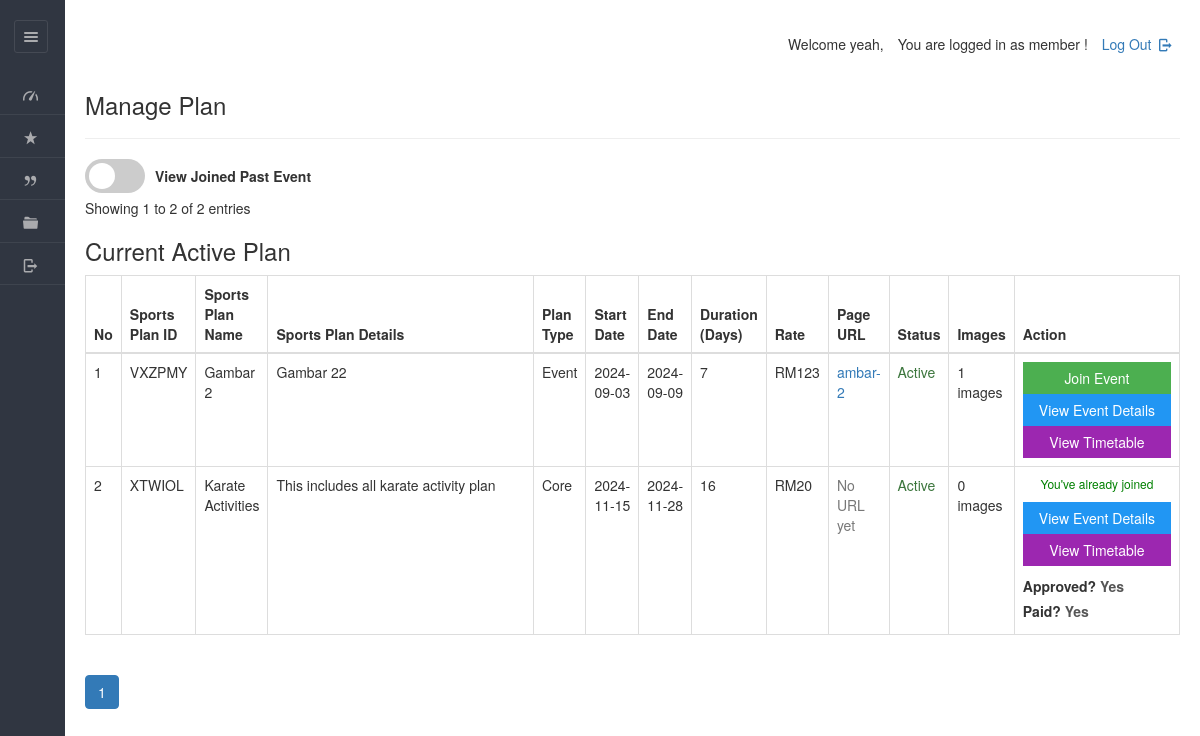
The app's page /dashboard/member/view_plan.php (signed in) with its own data.
### tables this page shows
CREATE TABLE IF NOT EXISTS `plan` (
  `planid` varchar(8) NOT NULL,
  `tid` varchar(45) DEFAULT NULL,
  `planName` varchar(20) NOT NULL,
  `description` varchar(200) NOT NULL,
  `planType` varchar(50) NOT NULL,
  `startDate` varchar(50) NOT NULL,
  `endDate` varchar(50) NOT NULL,
  `duration` int NOT NULL,
  `validity` varchar(20) NOT NULL DEFAULT 'Lifetime',
  `amount` int DEFAULT '0',
  `active` varchar(255) NOT NULL,
  PRIMARY KEY (`planid`),
  KEY `idx_plan_name` (`planName`),
  KEY `idx_plan_type` (`planType`),
  KEY `idx_description` (`description`),
  KEY `idx_active` (`active`)
);

CREATE TABLE IF NOT EXISTS `enrolls_to` (
  `et_id` int NOT NULL AUTO_INCREMENT,
  `planid` varchar(8) NOT NULL,
  `userid` varchar(20) NOT NULL,
  `paid_date` varchar(40) DEFAULT NULL,
  `expire` varchar(40) DEFAULT NULL,
  `hasPaid` varchar(5) NOT NULL DEFAULT 'no',
  `hasApproved` varchar(5) DEFAULT NULL,
  `receiptIMG` varchar(100) DEFAULT NULL,
  PRIMARY KEY (`et_id`)
);

### dashboard/member/view_plan.php (the view, shortened to what this page needs)
<!DOCTYPE html>
<html lang="en">
<head>
    <link rel="stylesheet" href="../../css/style.css"  id="style-resource-5">
    <link rel="stylesheet" href="../../css/dashMain.css">
    <link rel="stylesheet" type="text/css" href="../../css/entypo.css">
	<link href="a1style.css" rel="stylesheet" type="text/css">
	<link rel="stylesheet" href="https://maxcdn.bootstrapcdn.com/bootstrap/3.4.1/css/bootstrap.min.css">
	<link rel="stylesheet" href="../../css/dashboard/sidebar.css">
</head>
     <body class="page-body  page-fade" onload="collapseSidebar()">
    	<div class="page-container sidebar-collapsed" id="navbarcollapse">
		<div class="sidebar-menu">
			<header class="logo-env">
					<div class="sidebar-collapse" onclick="collapseSidebar()">
				<a href="#" class="sidebar-collapse-icon with-animation">
					<i class="entypo-menu"></i>
				</a>
			</div>
			</header>
    		<?php include('nav.php'); ?>
    	</div>
    		<div class="main-content">
				<div class="row">
					<div class="col-md-6 col-sm-8 clearfix">
					</div>
					<div class="col-md-6 col-sm-4 clearfix hidden-xs">
						<ul class="list-inline links-list pull-right">
							<li>
								<a href="logout.php">
									Log Out <i class="entypo-logout right"></i>
								</a>
							</li>
						</ul>
					</div>
				</div>
		<h3>Manage Plan</h3>
		<hr />
<?php
$records_per_page = 10;
$page = isset($_GET['page']) ? (int)$_GET['page'] : 1;
$offset = ($page - 1) * $records_per_page;
$search_term = isset($_GET['search']) ? mysqli_real_escape_string($con, $_GET['search']) : '';
$search_column = isset($_GET['search_column']) ? $_GET['search_column'] : 'planName';
$show_inactive = isset($_GET['show_inactive']) ? $_GET['show_inactive'] : 'no';
$count_query = "SELECT COUNT(DISTINCT p.planid) as total FROM plan p ";
$where_conditions = [];
if ($show_inactive !== 'yes') {
    $where_conditions[] = "p.active='yes'";
}
if (!empty($where_conditions)) {
    $where_clause = "WHERE " . implode(' AND ', $where_conditions);
    $count_query .= $where_clause;
}
$total_records_result = mysqli_query($con, $count_query);
$total_records = mysqli_fetch_assoc($total_records_result)['total'];
$total_pages = ceil($total_records / $records_per_page);
?>
<?php
$show_inactive = isset($_GET['show_inactive']) ? $_GET['show_inactive'] : 'no';
$query = "SELECT DISTINCT p.planid, p.planName, p.description, p.planType, p.startDate, p.endDate,
          p.duration, p.amount, p.active, pp.slug,
          (SELECT COUNT(*) FROM images i WHERE i.planid = p.planid) as image_count,
          (SELECT slug FROM plan_pages WHERE planid = p.planid LIMIT 1) as page_slug,
          st.tname, td.day_number, td.activities, st.tid
          FROM plan p
          LEFT JOIN plan_pages pp ON p.planid = pp.planid
          LEFT JOIN sports_timetable st ON p.planid = st.planid
          LEFT JOIN timetable_days td ON st.tid = td.tid ";
$where_conditions = [];
if ($show_inactive !== 'yes') {
    $where_conditions[] = "p.active='yes'";
}
if (!empty($where_conditions)) {
    $query .= "WHERE " . implode(" AND ", $where_conditions) . " ";
}
$query .= " GROUP BY p.planid ORDER BY p.active DESC, p.amount DESC";
$result = mysqli_query($con, $query);
$sno = 1;
?>
<div class="mb-3">
    <form method="GET" class="form-inline" id="filterForm" style="display: flex; align-items: center; gap: 10px;">
<form id="filterForm" action="your_page.php" method="get">
    <label class="switch">
        <span class="slider round"></span>
    </label>
        <label>View Joined Past Event</label>
    </form>
</div>
<div class="mb-3">
    Showing <?php echo $offset + 1; ?> to <?php echo min($offset + $records_per_page, $total_records); ?>
    of <?php echo $total_records; ?> entries
</div>
    <h3 style="margin-right: 20px;">Current Active Plan</h3>
<table class="table table-bordered datatable" id="table-1" border="1">
    <thead>
        <tr>
            <th onclick="sortTable(0)">No</th>
            <th onclick="sortTable(1)">Sports Plan ID</th>
            <th onclick="sortTable(2)">Sports Plan Name</th>
            <th onclick="sortTable(3)">Sports Plan Details</th>
            <th onclick="sortTable(4)">Plan Type</th>
            <th onclick="sortTable(5)">Start Date</th>
            <th onclick="sortTable(6)">End Date</th>
            <th onclick="sortTable(7)">Duration (Days)</th>
            <th onclick="sortTable(8)">Rate</th>
            <th onclick="sortTable(9)">Page URL</th>
            <th onclick="sortTable(10)">Status</th>
            <th onclick="sortTable(11)">Images</th>
            <th>Action</th>
        </tr>
    </thead>
    <tbody>
        <?php
            $userid = $_SESSION['userid'];
            if (mysqli_affected_rows($con) != 0) {
                while ($row = mysqli_fetch_array($result, MYSQLI_ASSOC)) {
                    $msgid = $row['planid'];
                    $tid = $row['tid'];
                    $status_class = $row['active'] === 'yes' ? 'text-success' : 'text-danger';
                    $status_text = $row['active'] === 'yes' ? 'Active' : 'Inactive';
                    $check_query = "SELECT * FROM enrolls_to WHERE userid = '$userid' AND planid = '$msgid'";
                    $check_result = mysqli_query($con, $check_query);
                    $isPaid = "Not Yet";
                    $isApproved = "no";
                    $isJoined = false;
                    if ($enrollment = mysqli_fetch_assoc($check_result)) {
                        $isPaid = $enrollment['hasPaid'] === 'yes' ? 'Yes' : 'no';
                        $isApproved = $enrollment['hasApproved'] === 'yes' ? 'Yes' : 'Wait Manager approval';
                        $isJoined = true;
                    }
                    echo "<tr>";
                    echo "<td>" . $sno . "</td>";
                    echo "<td>" . $row['planid'] . "</td>";
                    echo "<td>" . $row['planName'] . "</td>";
                    echo "<td width='380'>" . $row['description'] . "</td>";
                    echo "<td>" . $row['planType'] . "</td>";
                    echo "<td>" . date('Y-m-d', strtotime($row['startDate'])) . "</td>";
                    echo "<td>" . date('Y-m-d', strtotime($row['endDate'])) . "</td>";
                    echo "<td>" . $row['duration'] . "</td>";
                    echo "<td>RM" . $row['amount'] . "</td>";
                    if ($row['page_slug']) {
                        $url_status = $row['active'] === 'yes' ? '' : ' (Inactive)';
                        echo "<td><a href='../../plans/" . $row['page_slug'] . "' target='_blank'>" .
                             $row['page_slug'] . $url_status . "</a></td>";
                    } else {
                        echo "<td><span class='text-muted'>No URL yet</span></td>";
                    }
                    echo "<td class='" . $status_class . "'>" . $status_text . "</td>";
                    echo "<td>" . $row['image_count'] . " images</td>";
                    echo "<td>";
                    if ($row['active'] === 'yes') {
                        if (mysqli_num_rows($check_result) > 0) {
                            $hasPaid = $enrollment['hasPaid'];
                            if ($hasPaid === 'yes') {
                                echo '<p style="color:green; width:100%; text-align:center;">You\'ve already joined</p>';
                            } else {
                                echo '<form action="unjoin_plan.php" method="POST">
                                        <input type="hidden" name="planid" value="' . $msgid . '"/>
                                        <input type="hidden" name="userid" value="' . $userid . '"/>
                                        <input type="submit" class="a1-btn a1-red" style="width:100%" value="Unjoin">
                                      </form>';
                            }
                        } else {
                            echo '<form action="join_plan.php" method="POST">
                                    <input type="hidden" name="planid" value="' . $msgid . '"/>
                                    <input type="hidden" name="userid" value="' . $userid . '"/>
                                    <input type="submit" class="a1-btn a1-green" style="width:100%" value="Join Event">
                                  </form>';
                        }
                    }
                    if (!empty($tid)) {
                        echo '<a href="../../dashboard/admin/timetable_detail.php?id=' . $tid . '&planid=' . $row['planid'] . '">
                                <input type="button" class="a1-btn a1-blue" style="width:100%" value="View Event Details">
                            </a>';
                        echo '<a href="../../dashboard/admin/timetable_detail.php?id=' . $tid . '&planid=' . $row['planid'] . '&scroll=1#timetable-details">
                                <input type="button" class="a1-btn a1-purple" style="width:100%" value="View Timetable">
                            </a>';
                    } else {
                        echo "<span class='text-muted'>No Timetable</span>";
                    }
                    if ($isJoined) {
                        echo "<div class='status-messages'>";
                        echo "<p><strong>Approved?</strong> <span class='status-text'>" . $isApproved . "</span></p>";
echo "<p><strong>Paid?</strong> <span class='status-text'>" . $isPaid . "</span>";
echo "</p>";
                        echo "</div>";
                    }
                    echo "</td>";
                    $sno++;
                }
            } else {
                echo "<tr><td colspan='14' class='text-center'>No records found</td></tr>";
            }
        ?>
    </tbody>
</table>
<nav aria-label="Page navigation">
    <ul class="pagination justify-content-center">
        <?php
        $start_page = max(1, $page - 2);
        $end_page = min($total_pages, $page + 2);
        for ($i = $start_page; $i <= $end_page; $i++): ?>
            <li class="page-item <?php echo $i === $page ? 'active' : ''; ?>">
                <a class="page-link" href="?page=<?php echo $i; ?>&search=<?php echo urlencode($search_term); ?>&search_column=<?php echo urlencode($search_column); ?>&show_inactive=<?php echo urlencode($show_inactive); ?>"><?php echo $i; ?></a>
            </li>
        <?php endfor; ?>
    </ul>
</nav>
    	</div>
    </body>
</html>

### css/style.css (style rules this page uses)
html { font-size: 62.5%; font-family: sans-serif; }
div { display: block; }
body { font-family: "Noto Sans", sans-serif, "Helvetica Neue", Helvetica, Arial, sans-serif; font-size: 12px; line-height: 1.428571429; display: block; margin: 0; }
*, *:before, *:after { box-sizing: border-box; }
a { text-decoration: none; background: transparent; }
p { margin: 0 0 8.5px; font-size: 12px; }
p { display: block; }
input, button, select, textarea { font-family: inherit; font-size: inherit; line-height: inherit; }
button, input { line-height: normal; }
button, input, select, textarea { font-family: inherit; font-size: 100%; margin: 0; }
input { background-color: white; cursor: text; padding: 1px; border-width: 2px; border-style: inset; border-color: initial; border-image: initial; }
input, textarea, select, button { text-rendering: auto; color: initial; letter-spacing: normal; word-spacing: normal; text-transform: none; text-indent: 0px; text-shadow: none; display: inline-block; text-align: start; margin: 0em; font: 400 13.3333px Arial; }
button, html input[type="button"], input[type="reset"], input[type="submit"] { cursor: pointer; }
a { color: #373e4a; text-decoration: none; }
a { background: transparent; }
a { color: #373e4a; }
.page-container { position: relative; padding-left: 280px; }
.page-container .sidebar-menu { position: absolute; width: 280px; top: 0; left: 0; bottom: 0; background: #303641; color: #aaabae; z-index: 1; min-height: 796px; box-sizing: border-box; }
.page-container .sidebar-menu .logo-env { width: 100%; padding: 35px; padding-bottom: 10px; box-sizing: border-box; }
.page-container.sidebar-collapsed { padding-left: 65px; }
.page-container.sidebar-collapsed .sidebar-menu { z-index: 4; width: 65px; }
.page-container.sidebar-collapsed .sidebar-menu .logo-env { display: block; padding: 20px; }
.page-container .sidebar-menu .logo-env:before, .page-container .sidebar-menu .logo-env:after { content: " "; display: table; }
.page-container .sidebar-menu .logo-env > div { display: block; vertical-align: middle; white-space: nowrap; float: left; }
.page-container .sidebar-menu .logo-env > div > a { display: inline-block; color: #aaabae; }
.page-container.sidebar-collapsed .sidebar-menu .logo-env > div.sidebar-collapse { display: block; padding: 0; left: 3px; }
.page-container .sidebar-menu .logo-env > div.sidebar-collapse, .page-container .sidebar-menu .logo-env > div.sidebar-mobile-menu { position: relative; float: right; }
.page-container .sidebar-menu .logo-env > div.sidebar-collapse a, .page-container .sidebar-menu .logo-env > div.sidebar-mobile-menu a { display: inline-block; border: 1px solid #454a54; text-align: center; padding: 0; line-height: 1; font-size: 20px; font-weight: 300; padding: 5px 2px; background-clip: padding-box; border-radius: 3px; transition: all 200ms ease-in-out; }
.page-container .sidebar-menu .logo-env:after { clear: both; }
ul, ol { margin-top: 0; margin-bottom: 8.5px; }
ul, menu, dir { display: block; list-style-type: disc; }
li { display: list-item; }
i, cite, em, var, address, dfn { font-style: italic; }

### css/entypo.css (style rules this page uses)
[class^="entypo-"]:before, [class*=" entypo-"]:before { font-family: "entypo"; font-style: normal; font-weight: normal; speak: none; display: inline-block; text-decoration: inherit; width: 1em; margin-right: .2em; text-align: center; font-variant: normal; text-transform: none; line-height: 1em; margin-left: .2em; }
.entypo-menu:before { content: '\e811'; }
.entypo-logout:before { content: '\e85d'; }

### css/dashboard/sidebar.css (style rules this page uses)
.page-container { display: flex; min-height: 100vh; }
.sidebar-menu { width: 250px; background-color: #2b303a; color: #ffffff; }
.main-content { flex-grow: 1; padding: 20px; }

### dashboard/member/view_plan.php (style rules this page uses)
th { cursor: pointer; }
.switch { position: relative; display: inline-block; width: 60px; height: 34px; }
.slider { position: absolute; cursor: pointer; top: 0; left: 0; right: 0; bottom: 0; background-color: #ccc; -webkit-transition: .4s; transition: .4s; }
.slider:before { position: absolute; content: ""; height: 26px; width: 26px; left: 4px; bottom: 4px; background-color: white; -webkit-transition: .4s; transition: .4s; }
.slider.round { border-radius: 34px; }
.slider.round:before { border-radius: 50%; }
.status-messages { margin-top: 10px; }
.status-messages p { margin: 5px 0; font-size: 14px; }
.status-text { color: #555; font-weight: bold; }

### records on screen
plan: planid "VXZPMY", planName "Gambar 2", description "Gambar 22", planType "Event", startDate "2024-09-03", endDate "2024-09-09", duration "7", amount "123", page_slug "ambar-2", active "Active", image_count "1"
plan: planid "XTWIOL", planName "Karate Activities", description "This includes all karate activity plan", planType "Core", startDate "2024-11-15", endDate "2024-11-28", duration "16", amount "20", shows "No URL yet", active "Active", image_count "0", shows "You", enrolls_to.hasApproved "Yes", enrolls_to.hasPaid "Yes"

### other values on screen
$offset + 1 "1"
min($offset + $records_per_page, $total_records) "2"
$total_records "2"
